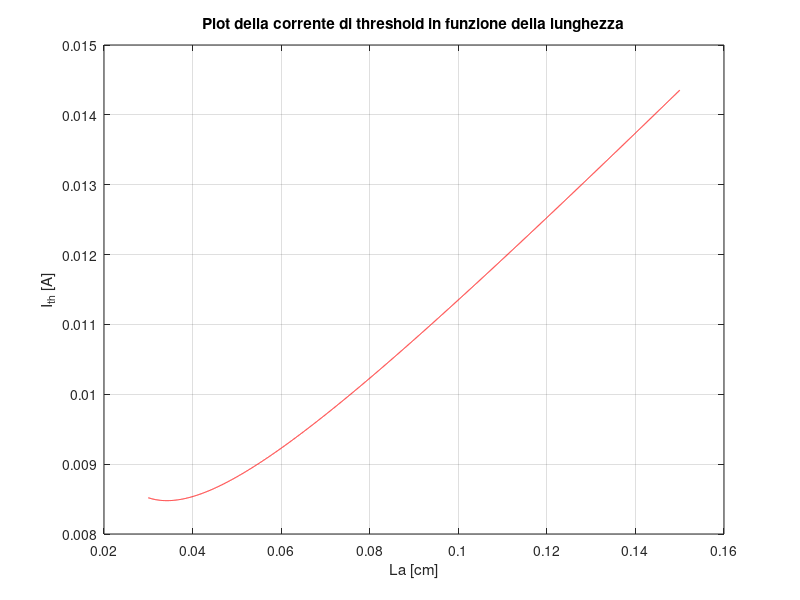

Write MATLAB code to recreate this figure.
%esercizio 1
%%
r_1=0.3;
r_2=0.9;
La=900e-4;
alpha_m = (1/La)*(log(1/(sqrt(r_1*r_2)))); % rircordati che � cmetri^-1
alpha_i = 6; %unit� di misura cmetri^-1
gamma_per_g_threshold=alpha_m+alpha_i;
N_tr=1.8e18;%elettroni per centrimetro cubo
a_0 =  5.34e-16; %sono cm^2
guadagno_modale = a_0 * gamma_per_g_threshold;
gamma = 0.06;
N_th=N_tr + ((alpha_i+alpha_m)/(gamma * a_0));%elettroni per centrimetro cubo
V = (900e-6)*(100e-10)*(2.5e-6); %metri al cubo
V = V*1e6;%cm al cubo
q = 1.60217e-19;
eta_i = 0.8; % � adimensionato
A = 3.57e8;%secondi alla meno 1
B = 0.8e-10;%cm^3/secondo
C = 3.5e-30; % cm^6/secondo

I_th = ((A*N_th + B*N_th^2 + C*N_th^3))*((q*V)/(eta_i));

%ci manca la linewidth

%esercizio 2
%%
clc
clear all
close all

%sarebbe interessante plottare I_th come funzione di La
%esercizio 1
r_1=0.3;
r_2=0.9;
La=linspace(300e-4,1500e-4,10000);
alpha_m = (1./La).*(log(1/(sqrt(r_1*r_2)))); % rircordati che � cmetri^-1
alpha_i = 3; %unit� di misura cmetri^-1
gamma_per_g_threshold=alpha_m+alpha_i;
N_tr=1.8e18;%elettroni per centrimetro cubo
a_0 =  1e-16; %sono cm^2
guadagno_modale = a_0 .* gamma_per_g_threshold;
gamma = 0.06;
N_th=N_tr + ((alpha_i+alpha_m)./(gamma.* a_0));%elettroni per centrimetro cubo
V = (La).*(100e-8)*(2.5e-4); %Cmetri al cubo
%V = V*1e6;%cm al cubo
q = 1.60217e-19;
eta_i = 0.8; % � adimensionato
A = 3.57e8;%secondi alla meno 1
B = 0.8e-10;%cm^3/secondo
C = 3.5e-30; % cm^6/secondo

I_th = ((A.*N_th + B.*N_th.^2 + C.*N_th.^3)).*((q*V)./(eta_i));
figure(1)
plot(La,I_th,'r')
grid on
title('Plot della corrente di threshold in funzione della lunghezza')
xlabel('La [cm]')
ylabel('I_{th} [A]')

eta_d = eta_i * alpha_m /(alpha_i + alpha_m );

%%
%esercizio 3
clc
clear all
close all
